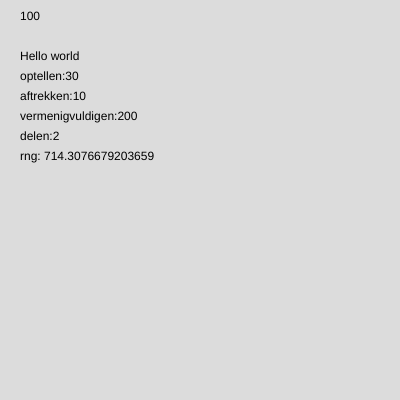
Frame 1 (no input)
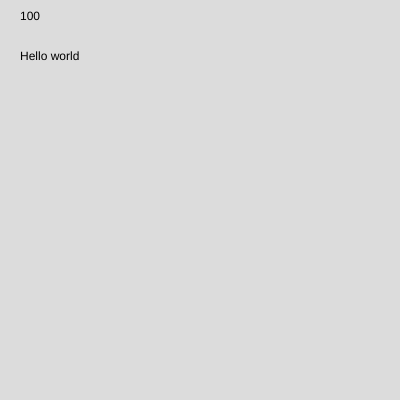
Frame 60 (no input)
Frame 120 (the mouse pressed at the canvas centre since frame 60): identical to frame 60, image omitted

The p5.js sketch that drew these frames (run headless with seeded random() and noise() and a simulated clock; from frame 60 on, the mouse is pressed at the canvas centre):

// p5.js sketch
// ── sketch.js
let x = 100;
let greeting = "Hello world";
let a = 20;
let b = 10;


let optellen = a + b;
let aftrekken = a - b;
let vermenigvuldigen = a * b; 
let delen = a / b;

let rng = 0;

let y = 80;





function setup() {
  createCanvas(400, 400);
  rng = random(0, 1000);









}
function draw() {
  background(220);

  //y = 80;
  text(x, 20, 20);
  text(greeting, 20, 60);
  text("optellen:" + optellen, 20, y);
  y += 20;
  text("aftrekken:" + aftrekken, 20, y);
  text("vermenigvuldigen:" + vermenigvuldigen, 20, y += 20);
  text("delen:" + delen, 20, y += 20);
  text("rng: " + rng, 20, y += 20);
  

}

function mouseClicked() { 
  //console.log("clicked");
  rng = random(0, 1000);
}
